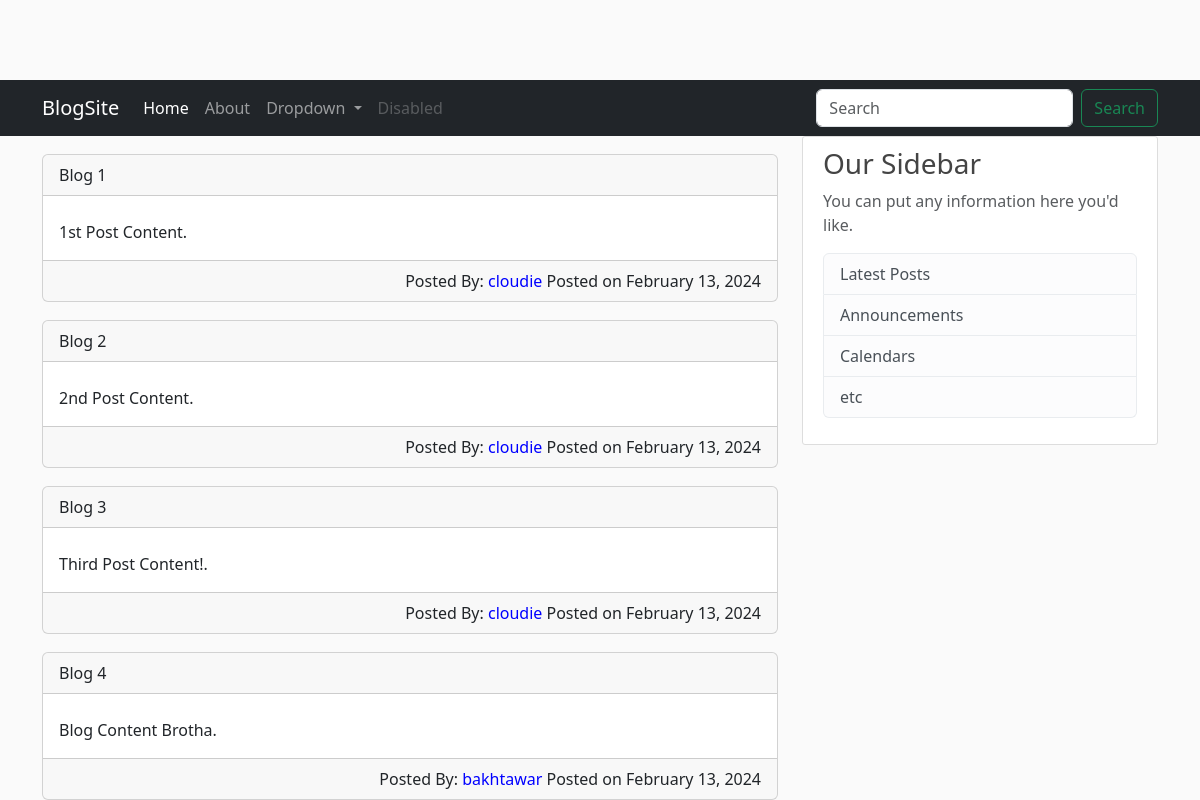
The app's page /blogs/home/ with its own data.
### blogs/models.py (models this page shows, shortened)
class Post(models.Model):
    title=models.CharField(max_length=100)
    content=models.TextField()
    date_posted=models.DateTimeField(default=timezone.now())
    author=models.ForeignKey(User,on_delete=models.CASCADE)

### blogs/views.py (the view)
# urls.py: path('home/', views.homePage,name="blogs-home"),
def homePage(request):
    context={
        'posts':Post.objects.all(),
        "mainTitle":"Blogs"
    }
    return render(request,'blogs/home.html',context)

### blogs/templates/blogs/home.html (shortened to what this page needs)
{% extends "blogs/layout.html" %}
{% block content%}
    {% for item in posts %}
          <div class="card" style="margin-top: 18px;">
            <div class="card-header">
              {{ item.title }}
            </div>
            <div class="card-body">
              <p class="card-text">{{ item.content }}.</p>
            </div>
            <div class="card-footer" style="text-align: right;">
                Posted By: <span style="color:blue">{{item.author}} </span>
                Posted on {{ item.date_posted|date:'F d, Y' }}
            </div>
          </div>
    {% endfor %}
{% endblock content%}

### blogs/templates/blogs/layout.html (shortened to what this page needs)
{% load static%}
<!doctype html>
<html>
    <head>
        <link href="https://cdn.jsdelivr.net/npm/bootstrap@5.3.2/dist/css/bootstrap.min.css" rel="stylesheet">
        <link rel="stylesheet" href="{% static 'blogs/main.css'%}">
    </head>
    <body>
        <header>
            <nav class="navbar navbar-expand-lg  navbar-dark bg-dark" >
                <div class="container">
                  <a class="navbar-brand" href="#">BlogSite</a>
                  <div class="collapse navbar-collapse" id="navbarSupportedContent">
                    <ul class="navbar-nav me-auto mb-2 mb-lg-0">
                      <li class="nav-item">
                        <a class="nav-link active" aria-current="page" href="{% url 'blogs-home' %}">Home</a>
                      </li>
                      <li class="nav-item">
                        <a class="nav-link" href="{% url 'blogs-about' %}">About</a>
                      </li>
                      <li class="nav-item dropdown">
                        <a class="nav-link dropdown-toggle" href="#" role="button" data-bs-toggle="dropdown" aria-expanded="false">
                          Dropdown
                        </a>
                      </li>
                      <li class="nav-item">
                        <a class="nav-link disabled" aria-disabled="true">Disabled</a>
                      </li>
                    </ul>
                    <form class="d-flex" role="search">
                      <input class="form-control me-2" type="search" placeholder="Search" aria-label="Search">
                      <button class="btn btn-outline-success" type="submit">Search</button>
                    </form>
                  </div>
                </div>
              </nav>
        </header>
        <main role="main" class="container">
            <div class="row">
              <div class="col-md-8">
                {% block content %}{% endblock %}
              </div>
              <div class="col-md-4">
                <div class="content-section">
                  <h3>Our Sidebar</h3>
                  <p class='text-muted'>You can put any information here you'd like.
                    <ul class="list-group">
                      <li class="list-group-item list-group-item-light">Latest Posts</li>
                      <li class="list-group-item list-group-item-light">Announcements</li>
                      <li class="list-group-item list-group-item-light">Calendars</li>
                      <li class="list-group-item list-group-item-light">etc</li>
                    </ul>
                  </p>
                </div>
              </div>
            </div>
          </main>
    </body>
</html>

### blogs/static/blog/main.css (style rules this page uses)
body { background: #fafafa; color: #333333; margin-top: 5rem; }
h1, h2, h3, h4, h5, h6 { color: #444444; }
ul { margin: 0; }
.content-section { background: #ffffff; padding: 10px 20px; border: 1px solid #dddddd; border-radius: 3px; margin-bottom: 20px; }

### records on screen
Post: title "Blog 1", content "1st Post Content", author "cloudie", date_posted "February 13, 2024"
Post: title "Blog 2", content "2nd Post Content", author "cloudie", date_posted "February 13, 2024"
Post: title "Blog 3", content "Third Post Content!", author "cloudie", date_posted "February 13, 2024"
Post: title "Blog 4", content "Blog Content Brotha", author "bakhtawar", date_posted "February 13, 2024"
